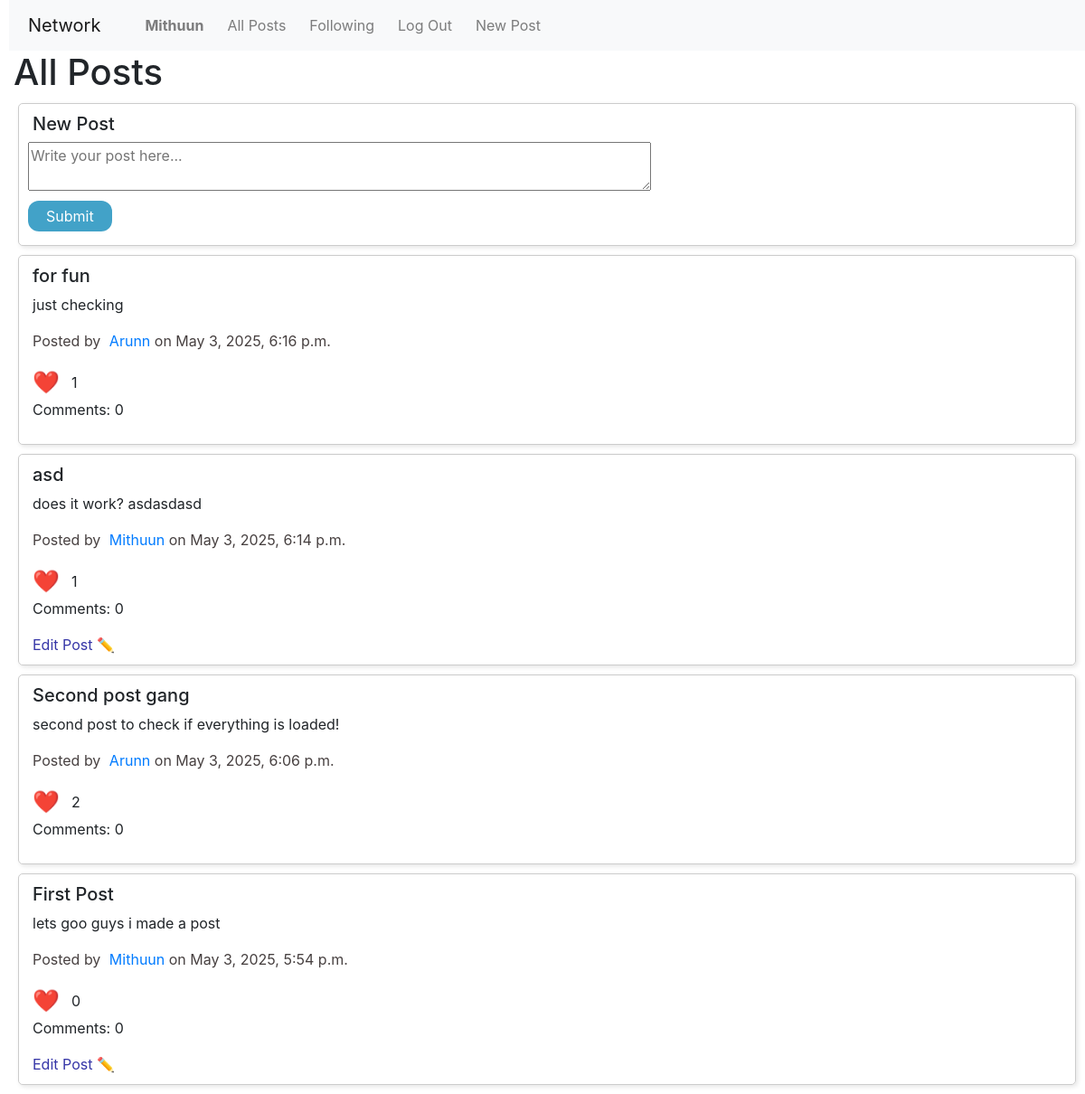
/ (signed in), run on the app's committed database.
### network/models.py (models this page shows, shortened)
class User(AbstractUser):
    bio = models.TextField(max_length=30, blank=True, null=True)
    profile_picture = models.ImageField(upload_to='profile_pictures/', default='profile_pictures/penguin.png', blank=True)

class Post(models.Model):
    user = models.ForeignKey(User, on_delete=models.CASCADE, related_name="posts")
    title = models.CharField(max_length=30, default="Untitled")
    content = models.TextField(max_length=280)
    timestamp = models.DateTimeField(auto_now_add=True)
    likes = models.ManyToManyField(User, related_name="liked_posts", blank=True)

### network/views.py (the view)
# urls.py: path("", views.index, name="index"),
def index(request):
    return render(request, "network/index.html", {
        "posts": Post.objects.all().order_by("-timestamp"),
        "user": request.user
    })

### network/templates/network/index.html (shortened to what this page needs)
{% extends "network/layout.html" %}
{% load static %}
{% block body %}
    <h1>All Posts</h1>
    <div class="post">
        <h5>New Post</h5>
        <form action="{% url 'newPost' %}" method="POST" style="margin: 0;">
            <textarea id="postContent" rows="2" style="width: 60%;" placeholder="Write your post here..."></textarea>
            <br>
            <button id="submitPost">Submit</button>
        </form>
    </div>
    {% for post in posts %}
        <div class="post">
            <h5 id="postTitle-{{ post.id }}">{{ post.title }}</h5>
            <p id="postContent-{{ post.id }}">{{ post.content }}</p>
            <p id="postInfo-{{ post.id }}" style="color: rgb(71, 64, 64);">Posted by <a href="{% url 'profile' post.user.username %}">{{ post.user.username }}</a> on {{ post.timestamp }}</p>
            <p style="display: flex; align-items: center; margin: 0;">
                <button class="likeButton" data-id="{{ post.id }}" id="likeButton-{{ post.id }}">
                    <span style="font-size: 24px; margin-right: 8px; vertical-align: middle;">❤️</span>
                </button>
                <span style="line-height: 30px;" id="likeCount-{{ post.id }}">{{ post.likes.count }}</span>
            </p>
            <p id="comments-{{ post.id }}">Comments: {{ post.comments.count }}</p>
            {% if request.user == post.user %}
                <button id="editButton-{{ post.id }}" class="editButton" data-id="{{ post.id }}" style="margin-left: 5px; color: rgb(53, 53, 167);">  Edit Post ✏️</button>
            {% endif %}
        </div>
    {% endfor %}
{% endblock %}

### network/templates/network/layout.html (shortened to what this page needs)
{% load static %}
<!DOCTYPE html>
<html lang="en">
    <head>
        <link rel="stylesheet" href="https://stackpath.bootstrapcdn.com/bootstrap/4.4.1/css/bootstrap.min.css">
        <link href="{% static 'network/styles.css' %}" rel="stylesheet">
    </head>
    <body>
        <nav class="navbar navbar-expand-lg navbar-light bg-light">
            <a class="navbar-brand" href="#">Network</a>
            <div>
              <ul class="navbar-nav mr-auto">
                {% if user.is_authenticated %}
                    <li class="nav-item">
                        <a class="nav-link" href="{% url 'profile' user.username %}"><strong>{{ user.username }}</strong></a>
                    </li>
                {% endif %}
                <li class="nav-item">
                  <a class="nav-link" href="{% url 'index' %}">All Posts</a>
                </li>
                {% if user.is_authenticated %}
                    <li class="nav-item">
                        <a class="nav-link" href="#">Following</a>
                    </li>
                    <li class="nav-item">
                        <a class="nav-link" href="{% url 'logout' %}">Log Out</a>
                    </li>
                    <li class="nav-item">
                        <a class="nav-link" href="{% url 'newPost' %}">New Post</a>
                    </li>
                {% endif %}
              </ul>
            </div>
          </nav>
        <div class="body">
            {% block body %}
            {% endblock %}
        </div>
    </body>
</html>

### network/static/network/styles.css (style rules this page uses)
* { margin-left: 5px; }
button { margin: 5px 0; }
.post { border: 1px solid #ccc; padding: 10px; margin: 10px; border-radius: 5px; box-shadow: 2px 2px 5px rgba(0, 0, 0, 0.1); }
button { background-color: #42a2c8; color: white; border: none; border-radius: 12px; padding: 5px 20px; font-size: 16px; cursor: pointer; transition: background-color 0.3s ease; }
.likeButton, .editButton, saveButton { all: unset; outline: none; }

### data on the page
User: username "Mithuun"
Post: title "for fun", content "just checking", user.username "Arunn", timestamp "May 3, 2025, 6:16 p.m.", likes.count "1", comments.count "0"
Post: title "asd", content "does it work? asdasdasd", user.username "Mithuun", timestamp "May 3, 2025, 6:14 p.m.", likes.count "1", comments.count "0"
Post: title "Second post gang", content "second post to check if everything is loaded!", user.username "Arunn", timestamp "May 3, 2025, 6:06 p.m.", likes.count "2", comments.count "0"
Post: title "First Post", content "lets goo guys i made a post", user.username "Mithuun", timestamp "May 3, 2025, 5:54 p.m.", likes.count "0", comments.count "0"
